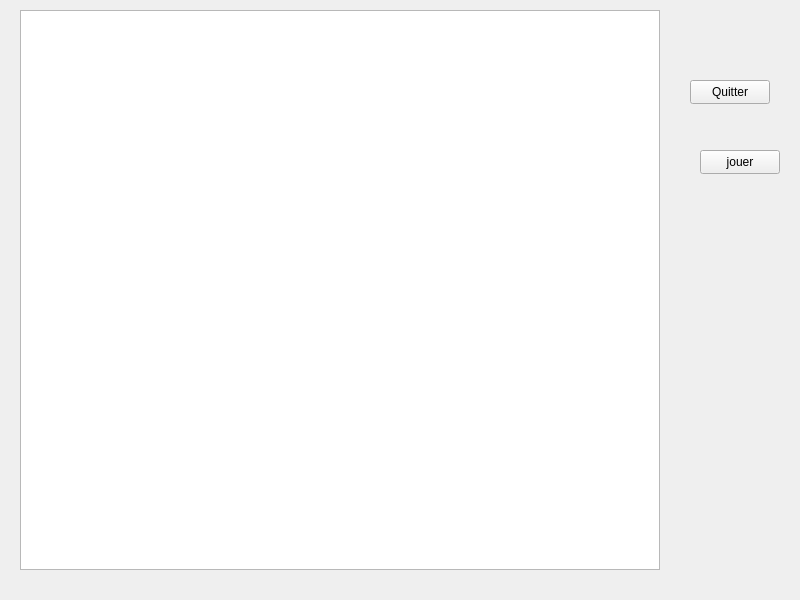
<?xml version="1.0" encoding="UTF-8"?>
<ui version="4.0">
 <class>Widget</class>
 <widget class="QWidget" name="Widget">
  <property name="geometry">
   <rect>
    <x>0</x>
    <y>0</y>
    <width>800</width>
    <height>600</height>
   </rect>
  </property>
  <property name="windowTitle">
   <string>Widget</string>
  </property>
  <widget class="QGraphicsView" name="maVues">
   <property name="geometry">
    <rect>
     <x>20</x>
     <y>10</y>
     <width>640</width>
     <height>560</height>
    </rect>
   </property>
   <property name="verticalScrollBarPolicy">
    <enum>Qt::ScrollBarAlwaysOff</enum>
   </property>
   <property name="horizontalScrollBarPolicy">
    <enum>Qt::ScrollBarAlwaysOff</enum>
   </property>
  </widget>
  <widget class="QPushButton" name="pushButton">
   <property name="geometry">
    <rect>
     <x>690</x>
     <y>80</y>
     <width>80</width>
     <height>24</height>
    </rect>
   </property>
   <property name="text">
    <string>Quitter</string>
   </property>
  </widget>
  <widget class="QPushButton" name="pushButton_2">
   <property name="geometry">
    <rect>
     <x>700</x>
     <y>150</y>
     <width>80</width>
     <height>24</height>
    </rect>
   </property>
   <property name="text">
    <string>jouer</string>
   </property>
  </widget>
 </widget>
 <resources/>
 <connections>
  <connection>
   <sender>pushButton</sender>
   <signal>clicked()</signal>
   <receiver>Widget</receiver>
   <slot>close()</slot>
   <hints>
    <hint type="sourcelabel">
     <x>739</x>
     <y>84</y>
    </hint>
    <hint type="destinationlabel">
     <x>722</x>
     <y>44</y>
    </hint>
   </hints>
  </connection>
 </connections>
</ui>
